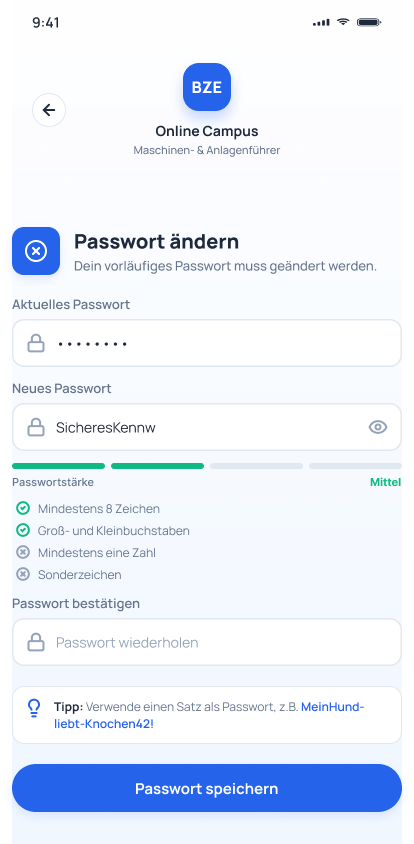
#> input picture docs/design/_compare/figma-01-2-passwort.png, 414 x 844 px
$ python find_button.py
#> lines starting #> are read from the running program, lines starting #| are printed output that depends on the picture; after the words box and inside, x2 and y2 are one past the last pixel; in counts of white or black regions, pixels touching at a corner belong together
from pathlib import Path

import numpy as np
from PIL import Image

out = Path(__file__).resolve().parent


def find_blue_button(path: str, label: str) -> None:
#> called with path = 'figma-01-2-passwort.png', label = 'figma-pw'
    im = Image.open(out / path).convert("RGB")
    # scale to 390 if needed
    if im.size[0] != 390:
        im = im.resize((390, 844), Image.Resampling.LANCZOS)
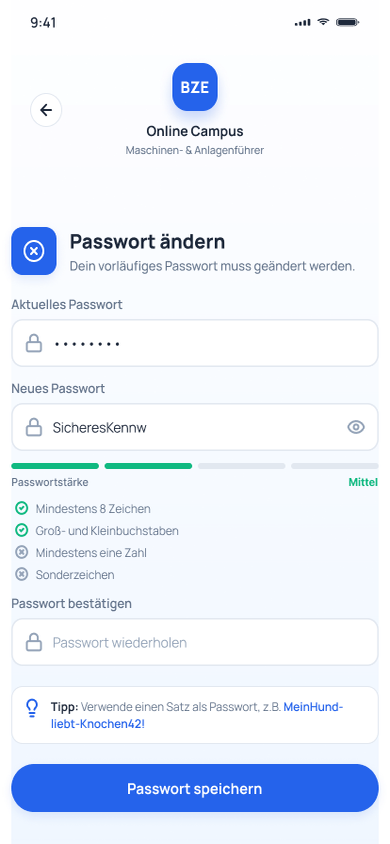
#> im: PIL image 390x844 RGB; mean R, G, B 231.5, 238.4, 250.1
    arr = np.asarray(im)
    # strong blue-ish primary button
    r, g, b = arr[:, :, 0], arr[:, :, 1], arr[:, :, 2]
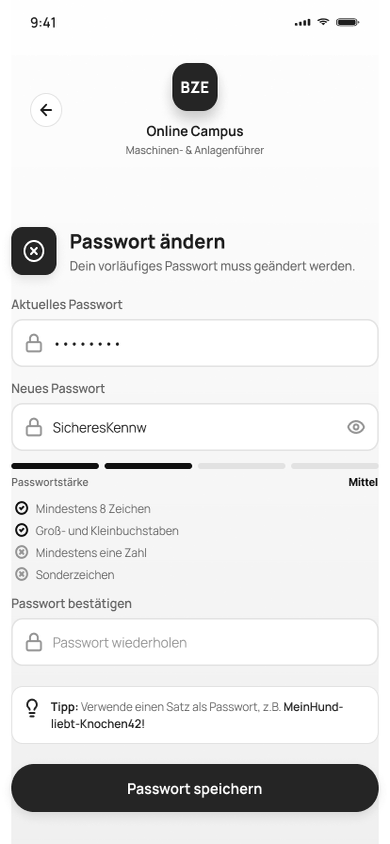
#> r: shape (844, 390); min 0, max 255, mean 231.5
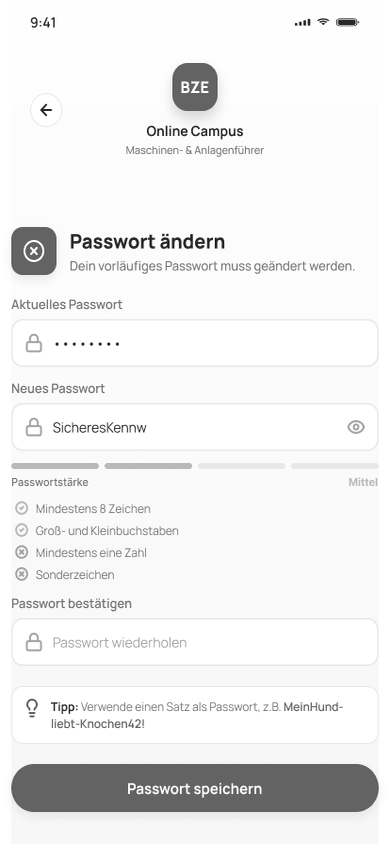
#> g: shape (844, 390); min 8, max 255, mean 238.4
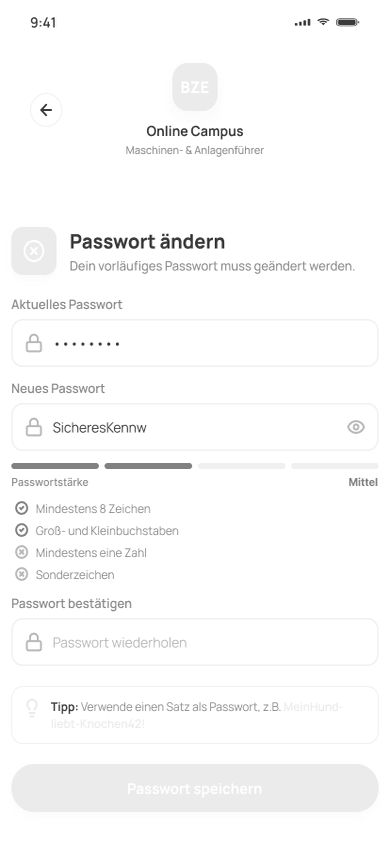
#> b: shape (844, 390); min 28, max 255, mean 250.1
    mask = (b > 180) & (r < 120) & (g < 140) & (b > r + 40)
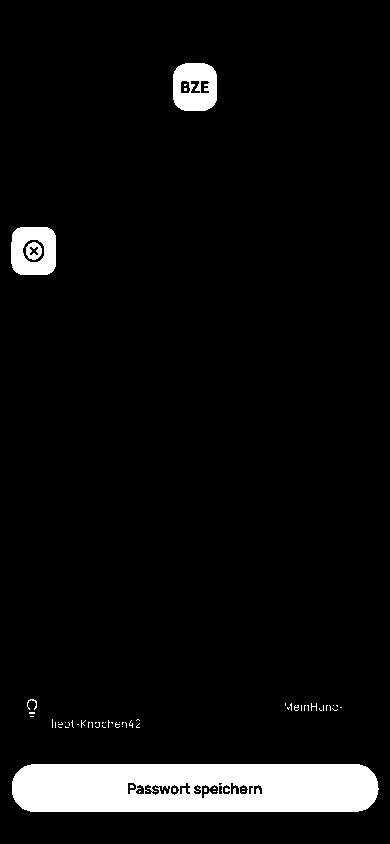
#> mask: shape (844, 390) bool; 6.2% white; 61 white regions (55 under 20 px), largest, box (x1, y1, x2, y2) and area: (12, 764, 379, 812) 16384, (173, 63, 217, 111) 1699, (11, 227, 56, 275) 1655, (26, 242, 42, 260) 185, (27, 699, 37, 710) 36, (311, 703, 317, 711) 20
    rows = np.where(mask.mean(axis=1) > 0.15)[0]
#> rows = 48 values from 764 to 811
    if len(rows) == 0:
        print(label, "no button rows")
        return
    print(label, "button y", int(rows.min()), "-", int(rows.max()), "size", im.size)
#| figma-pw button y 764 - 811 size (390, 844)


find_blue_button("figma-01-2-passwort.png", "figma-pw")
find_blue_button("live-passwort.png", "live-pw")
#> (the run stopped early here; a loop or call above may not have finished)
